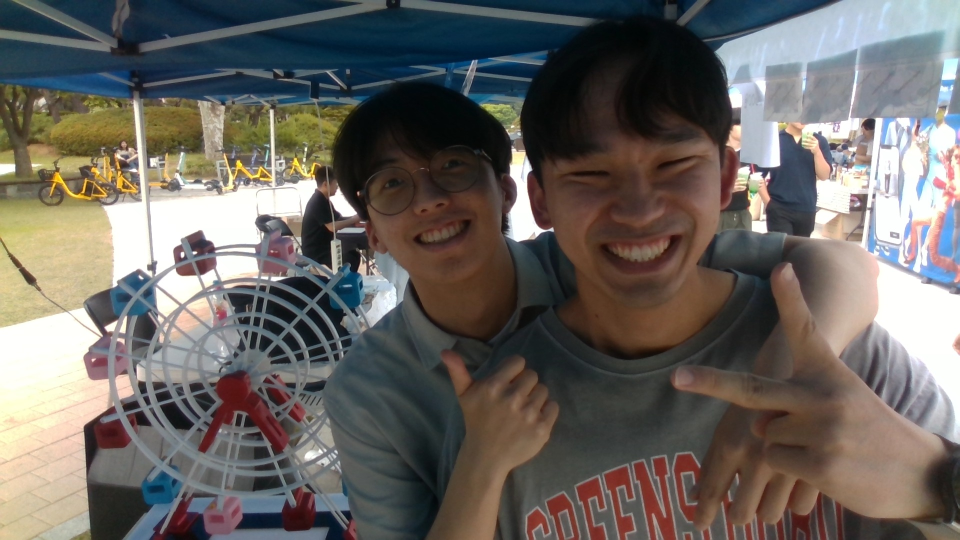
#> input picture orin_server/view/assets/photo/1.jpg, 1920 x 1080 px (shown at 1/2 size)
$ python rotate.py
#> lines starting #> are read from the running program, lines starting #| are printed output that depends on the picture
import cv2
import os

photo_1 = os.path.join((os.path.dirname(__file__)), '1.jpg')
photo_2 = os.path.join((os.path.dirname(__file__)), '2.jpg')
photo_3 = os.path.join((os.path.dirname(__file__)), '3.jpg')
photo_4 = os.path.join((os.path.dirname(__file__)), '4.jpg')

frame = os.path.join((os.path.dirname(__file__)), '../frame/1L.png')

img1 = cv2.imread(photo_1, cv2.IMREAD_COLOR)
#> img1 is the input picture: shape (1080, 1920, 3); mean B, G, R 97, 101.4, 106
img2 = cv2.imread(photo_2, cv2.IMREAD_COLOR)
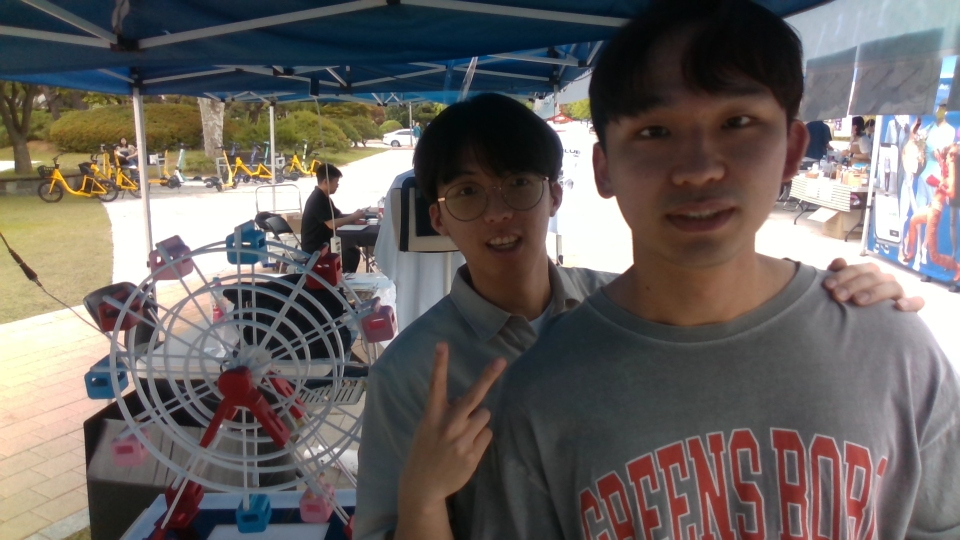
#> input picture orin_server/view/assets/photo/2.jpg, 1920 x 1080 px (shown at 1/2 size)
#> img2 is the input picture: shape (1080, 1920, 3); mean B, G, R 97.5, 100.2, 106
img3 = cv2.imread(photo_3, cv2.IMREAD_COLOR)
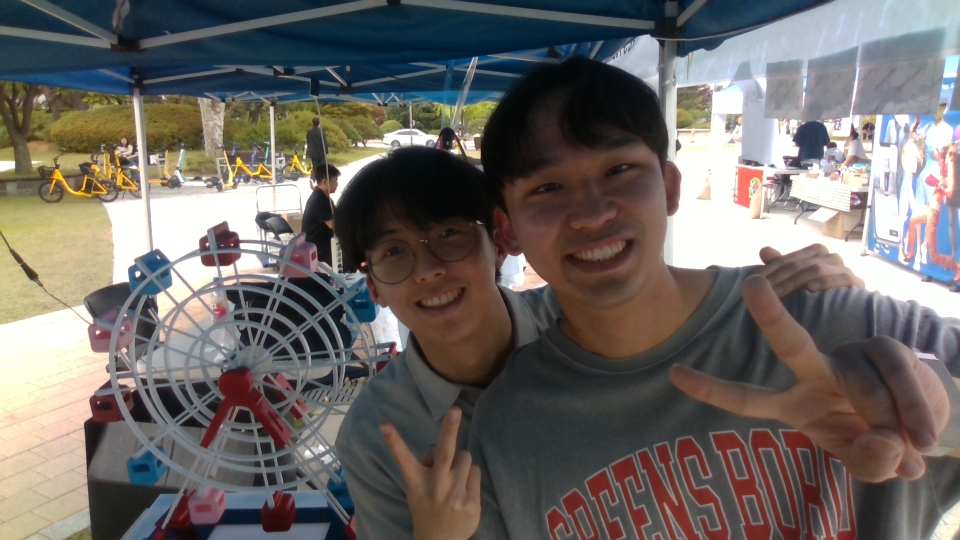
#> input picture orin_server/view/assets/photo/3.jpg, 1920 x 1080 px (shown at 1/2 size)
#> img3 is the input picture: shape (1080, 1920, 3); mean B, G, R 101.3, 104.5, 109.6
img4 = cv2.imread(photo_4, cv2.IMREAD_COLOR)
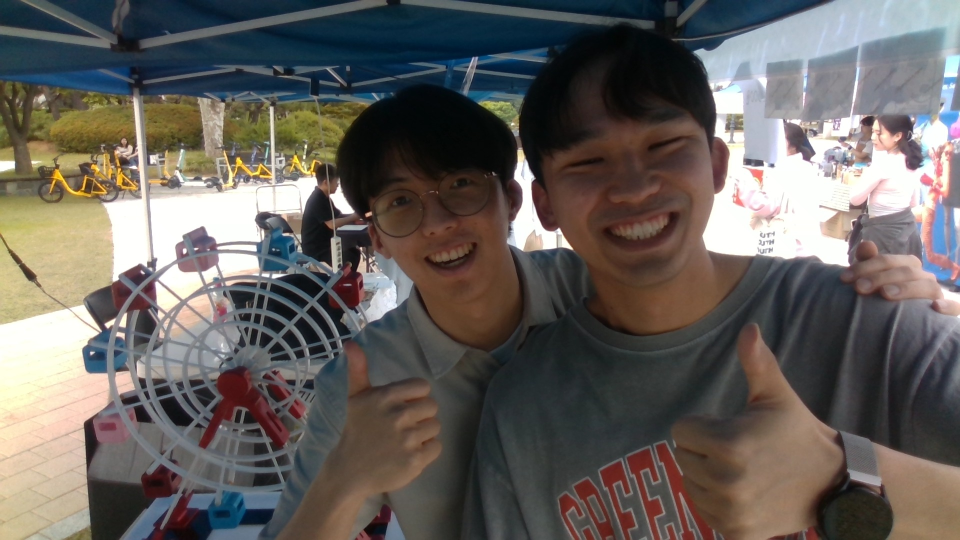
#> input picture orin_server/view/assets/photo/4.jpg, 1920 x 1080 px (shown at 1/2 size)
#> img4 is the input picture: shape (1080, 1920, 3); mean B, G, R 93.1, 97.1, 102

frame = cv2.imread(frame, cv2.IMREAD_COLOR)
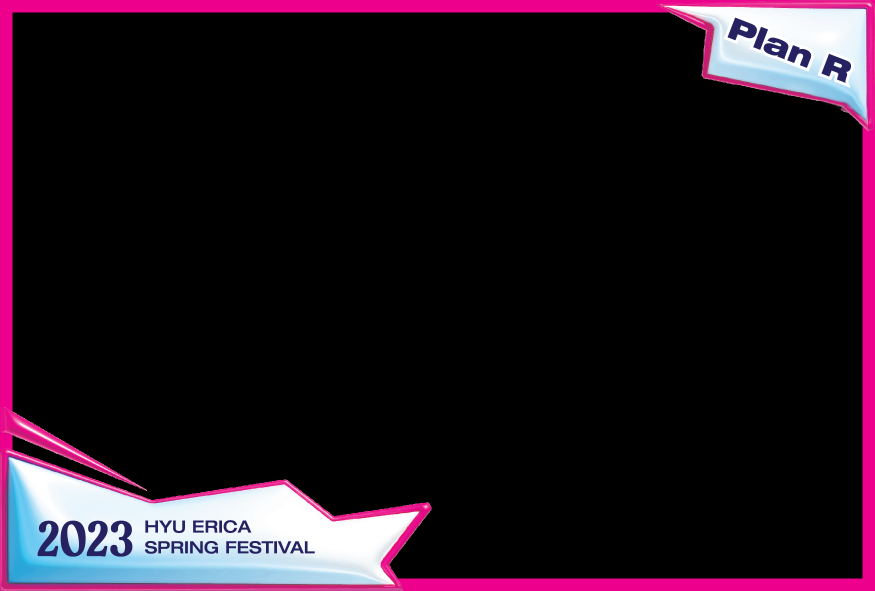
#> input picture orin_server/view/assets/frame/1L.png, 1749 x 1182 px (shown at 1/2 size)
#> frame is the input picture: shape (1182, 1749, 3); mean B, G, R 31.7, 20.9, 34.2
frame = cv2.resize(frame, (1480, 1000))
#> frame: shape (1000, 1480, 3)

img1 = img1[40 : 1040, 220 : 1700, : ]
#> img1: shape (1000, 1480, 3)
img2 = img2[40 : 1040, 220 : 1700, : ]
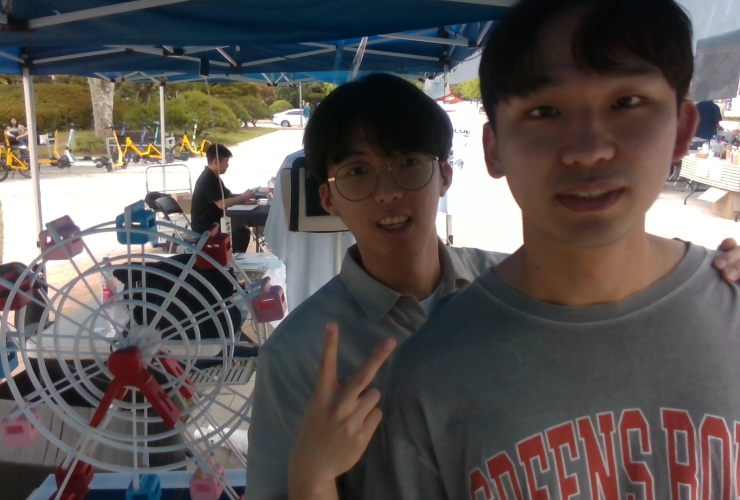
#> img2: shape (1000, 1480, 3) (shown at 1/2 size); mean B, G, R 85.8, 87.2, 93.1
img3 = img3[40 : 1040, 220 : 1700, : ]
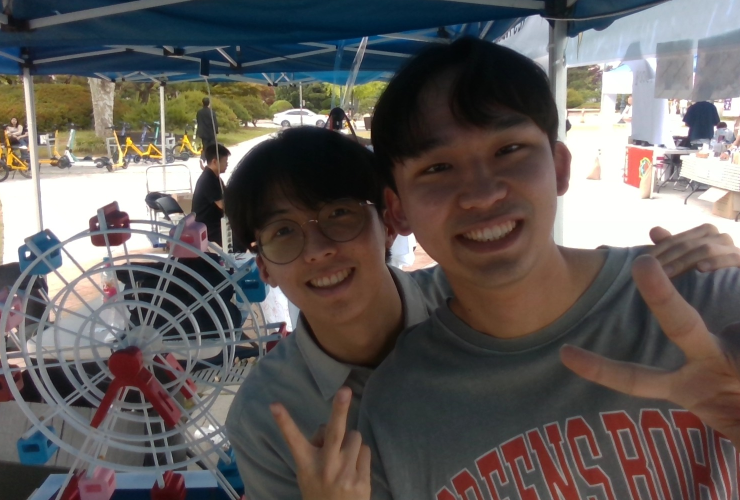
#> img3: shape (1000, 1480, 3) (shown at 1/2 size); mean B, G, R 91.2, 93.1, 98.4
img4 = img4[40 : 1040, 220 : 1700, : ]
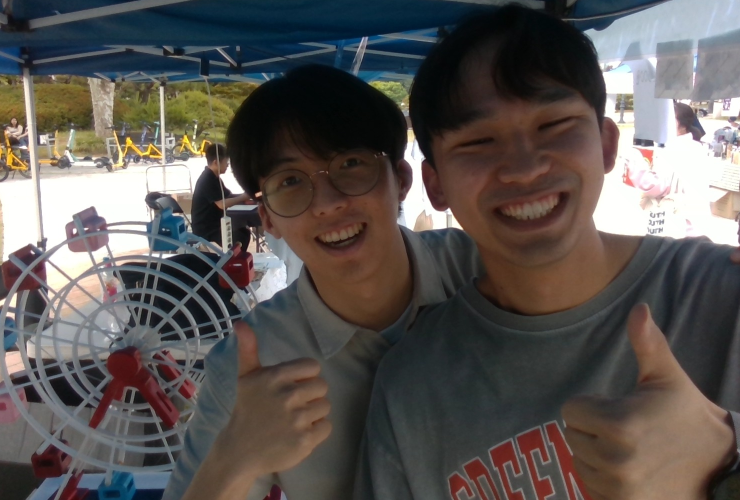
#> img4: shape (1000, 1480, 3) (shown at 1/2 size); mean B, G, R 83.7, 86.2, 91.3

# [4 lines of commented-out code are left out]

cv2.imwrite(photo_1, img1)
cv2.imwrite(photo_2, img2)
cv2.imwrite(photo_3, img3)
cv2.imwrite(photo_4, img4)
